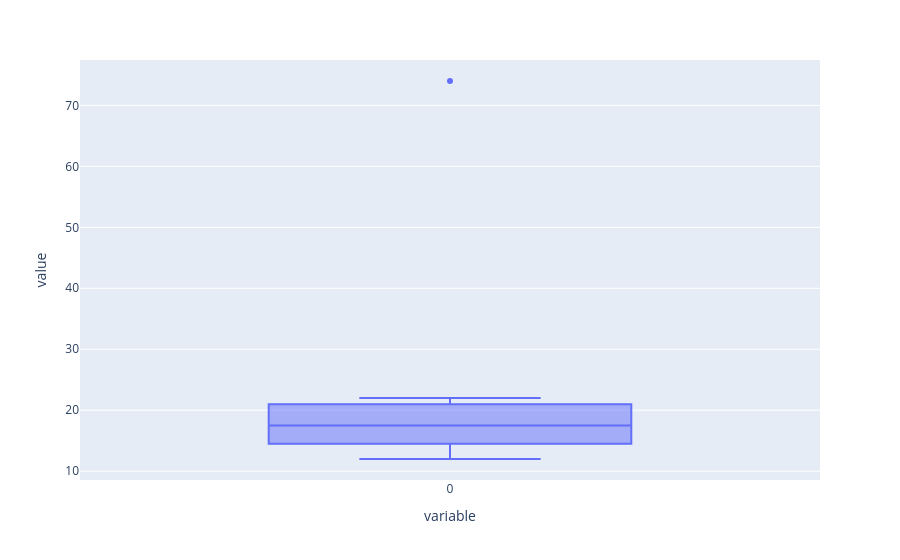

Notebook code cell kept with this figure:
### Code cell
# box plot -outlier find krrna
px.box(df1)

### Figure 1 — Plotly figure (JSON) as saved in the notebook; plotly's stock layout.template omitted (floating-point values rounded to 4 significant figures)
{"data": [{"alignmentgroup": "True", "hovertemplate": "variable=%{x}<br>value=%{y}<extra></extra>", "legendgroup": "", "marker": {"color": "#636efa"}, "name": "", "notched": false, "offsetgroup": "", "orientation": "v", "showlegend": false, "type": "box", "x": ["0", "0", "0", "0", "0", "0", "0", "0"], "x0": " ", "xaxis": "x", "y": [12, 14, 15, 17, 18, 20, 22, 74], "y0": " ", "yaxis": "y"}], "layout": {"boxmode": "group", "legend": {"tracegroupgap": 0}, "margin": {"t": 60}, "xaxis": {"anchor": "y", "domain": [0, 1], "title": {"text": "variable"}}, "yaxis": {"anchor": "x", "domain": [0, 1], "title": {"text": "value"}}}}
